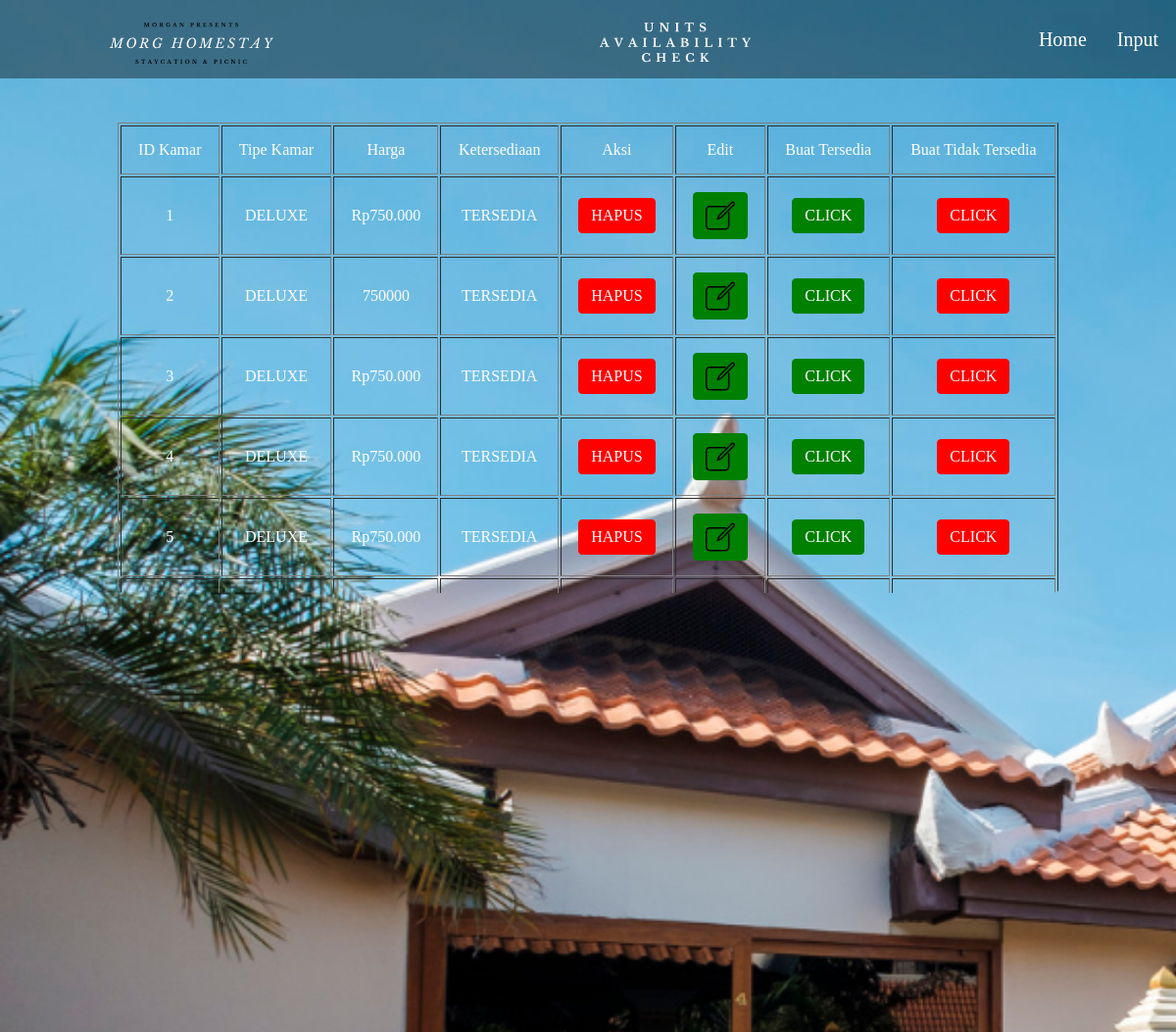
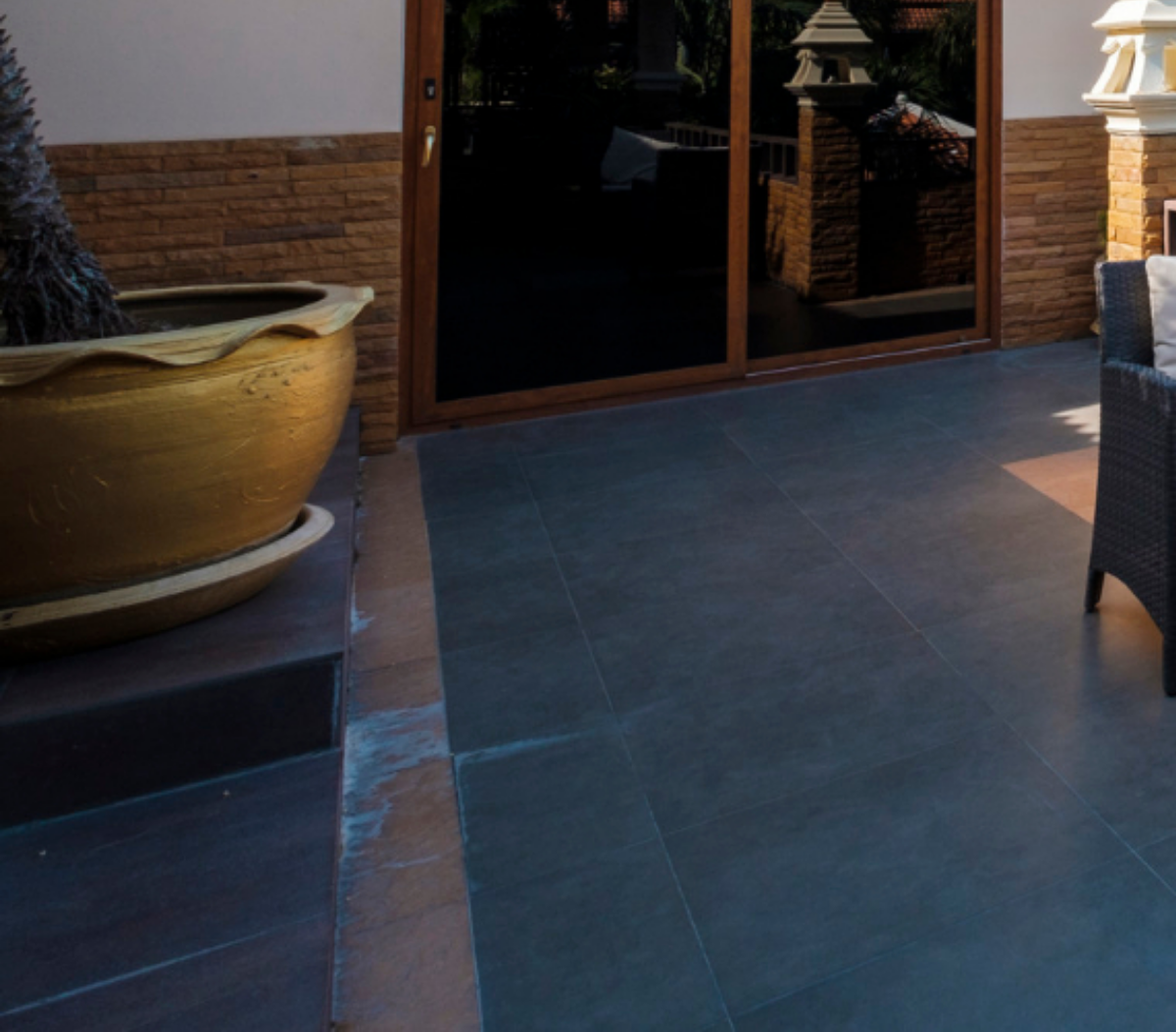
/admin/room.php, run on the app's committed database (2 pictures, top to bottom).
### tables this page shows
CREATE TABLE `room` (
  `idkamar` varchar(16) NOT NULL,
  `tipekamar` varchar(36) NOT NULL,
  `harga` varchar(36) NOT NULL,
  `ketersediaan` varchar(16) NOT NULL
);

### admin/room.php (the view, shortened to what this page needs)
<html>
    <head>
        <link rel="stylesheet" href="style.css">
    </head>
    <body>
    <div class="wrapper">
        <nav class="navbar">
                <img class="logo" src="logo.svg">
                <img class="logo2" src="unitsavail.svg">
                <ul> <li> <a href="input-room.php"> Input </a> </Data </a> </li> </ul>
                <ul> <li> <a href="index.php"> Home </a> </li> </ul>
        </nav>
        <div class="table" style="overflow: auto">
        <table border = "1">
            <tr>
                <td> ID Kamar </td>
                <td> Tipe Kamar </td>
                <td> Harga </td>
                <td> Ketersediaan </td>
                <td> Aksi </td>
                <td> Edit </td>
                <td> Buat Tersedia </td>
                <td> Buat Tidak Tersedia </td>
            </tr>
            <?php
            include "koneksi.php";
            $data = mysqli_query($koneksi,"select * from room");
            while($d=mysqli_fetch_array($data)) {
                ?>
                <tr>
                <td><?php echo $d['idkamar']?></td>
                <td><?php echo $d['tipekamar']?></td>
                <td><?php echo $d['harga']?></td>
                <td><?php echo $d['ketersediaan']?></td>
                <td><a href="hapus-room.php?idkamar=<?php echo $d['idkamar']; ?>" class="roombuttonr"> HAPUS </a> </td>
                <td><a href="edit-room.php?idkamar=<?php echo $d['idkamar']; ?>" class="roombuttonh"> <img src="editr.svg" alt="EDIT" height="30" width="30"> </a> </td>
                <td><a href="tersedia.php?idkamar=<?php echo $d['idkamar']; ?>" class="roombuttonh"> CLICK </a> </td>
                <td><a href="tidak-tersedia.php?idkamar=<?php echo $d['idkamar']; ?>" class="roombuttonr"> CLICK </a> </td>
                </tr>
                <?php
            }
            ?>
        </table> <br>
        </div>
    </div>
    </body>
</html>

### admin/style.css (style rules this page uses)
* { padding: 0; margin: 0; }
.wrapper { background: url(relax-area-resort.jpg) no-repeat; background-size: cover; height: 130vh; }
.wrapper table { width: 100%; }
.wrapper td { padding: 10px; }
.navbar { height:80px; width: 100%; background: rgba(0,0,0,0.4) }
.logo { width: auto; height: auto; padding: 20px 100px; }
.logo2 { padding: 20px 200px; }
.navbar ul { float: right; margin-right: 5px; }
.navbar ul li { list-style: none; margin: 0 0; display: inline-block; line-height: 80px; }
.navbar ul li a { text-decoration: none; color: white; font-size: 20px; padding: 6px 13px; margin: 0 0; }
.table { box-sizing: border-box; margin: 45px; font-family:'Times New Roman', Times, serif; max-width: 1000px; margin: 25px auto; border-radius: 30px; border-collapse: collapse; width: 100%; font-size: 14px; white-space: nowrap; display: flex; justify-content: center; padding: 20px; max-height: 500px; }
.table tr td { color: rgb(255, 255, 255); padding: 15px; text-align: center; }
.table td { padding: 15px; }

### admin/room.php (style rules this page uses)
.roombuttonr { display: inline-block; padding: 8px 12px; text-align: center; text-decoration: none; cursor: pointer; border: 1px solid red; border-radius: 4px; background-color: red; color: white; }
.roombuttonh { display: inline-block; padding: 8px 12px; text-align: center; text-decoration: none; cursor: pointer; border: 1px solid green; border-radius: 4px; background-color: green; color: white; }
.roombuttonh img { vertical-align: middle; }

### data on the page
room: idkamar "1", tipekamar "DELUXE", harga "Rp750.000", ketersediaan "TERSEDIA"
room: idkamar "2", tipekamar "DELUXE", harga "750000", ketersediaan "TERSEDIA"
room: idkamar "3", tipekamar "DELUXE", harga "Rp750.000", ketersediaan "TERSEDIA"
room: idkamar "4", tipekamar "DELUXE", harga "Rp750.000", ketersediaan "TERSEDIA"
room: idkamar "5", tipekamar "DELUXE", harga "Rp750.000", ketersediaan "TERSEDIA"
